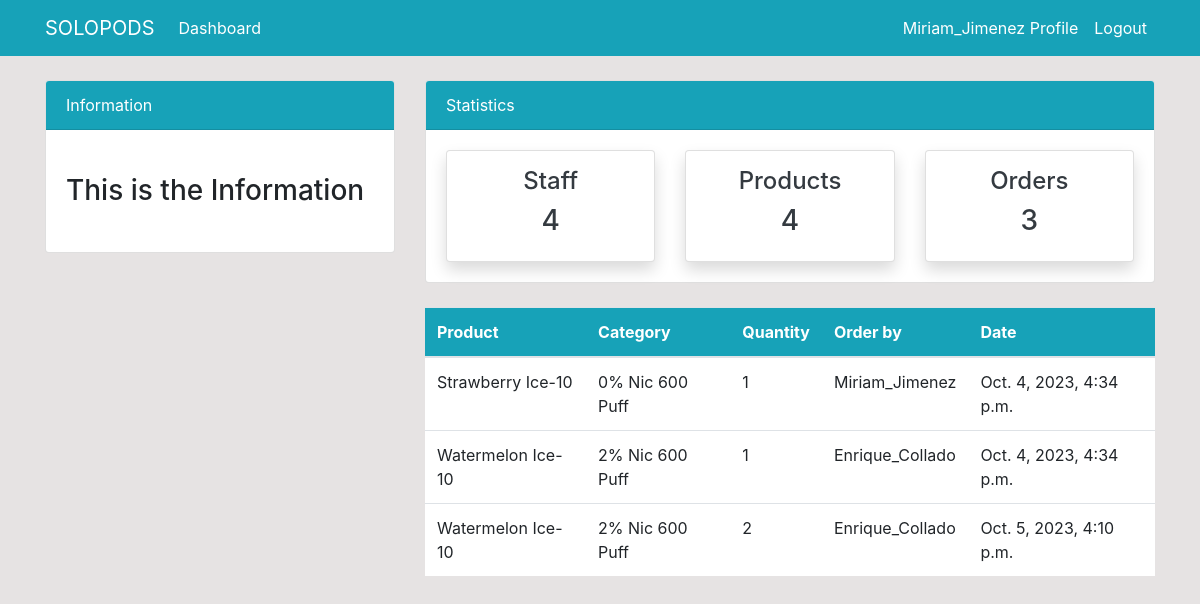
Page /order/ (signed in) on the earlier database version.
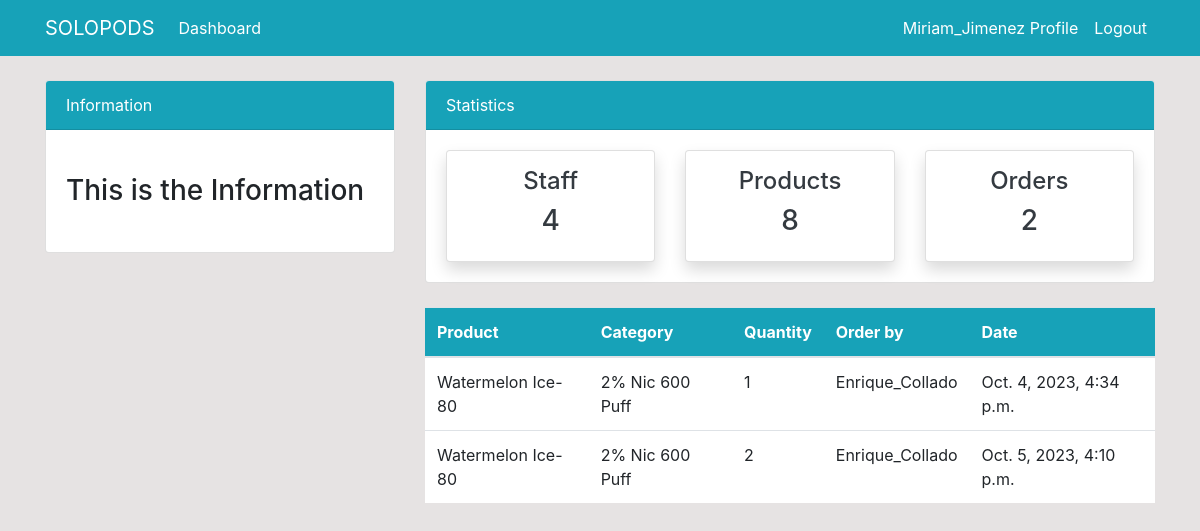
Same page on the later database version.
### dashboard/models.py (models this page shows, shortened)
class Order(models.Model):
    product = models.ForeignKey(Product, on_delete=models.CASCADE, null=True)
    staff = models.ForeignKey(User, models.CASCADE, null=True)
    order_quantity = models.PositiveIntegerField(null=True)
    date = models.DateTimeField(auto_now_add=True)
    class Meta:
        verbose_name_plural = 'Order'

class Product(models.Model):
    name = models.CharField(max_length=100, null=True)
    category = models.CharField(max_length=20, choices=CATEGORY, null=True)
    quantity = models.PositiveIntegerField(null=True)
    class Meta:
        verbose_name_plural = 'Product'
    def __str__(self):
        return f'{self.name}-{self.quantity}'

### dashboard/views.py (the view)
# urls.py: path('order/', views.order, name='dashboard-order'),
@login_required
def order(request):
    orders = Order.objects.all()
    orders_count = orders.count()
    workers_count = User.objects.all().count()
    product_count = Product.objects.all().count()
    context = {
        'orders': orders,
        'workers_count': workers_count,
        'orders_count': orders_count,
        'product_count': product_count,
    }
    return render(request, 'dashboard/order.html', context)

### templates/dashboard/order.html (shortened to what this page needs)
{% extends 'partials/base.html' %}
{% block content %}
{% include 'partials/topnav.html' %}
    <div class="container">
        <div class="row my-4">
            <div class="col-md-4">
            </div>
            <div class="col-md-8">
                <table class="table bg-white">
                    <thead class="bg-info">
                        <tr class="text-white">
                            <th scope="col">Product</th>
                            <th scope="col">Category</th>
                            <th scope="col">Quantity</th>
                            <th scope="col">Order by</th>
                            <th scope="col">Date</th>
                        </tr>
                    </thead>
                    <tbody>
                        {% for orders in orders %}
                        <tr>
                            <td>{{ orders.product }}</td>
                            <td>{{ orders.product.category }}</td>
                            <td>{{ orders.order_quantity }}</td>
                            <td>{{ orders.staff.username }}</td>
                            <td>{{ orders.date }}</td>
                        </tr>
                        {% endfor %}
                    </tbody>
                </table>
            </div>
        </div>
    </div>
{% endblock %}

Differences in the rows shown:
removed Order: product "Strawberry Ice-10", product.category "0% Nic 600 Puff", order_quantity "1", staff.username "Miriam_Jimenez", date "Oct. 4, 2023, 4:34 p.m."
changed through a linked row, Order "Oct. 4, 2023, 4:34 p.m.": product "Watermelon Ice-10" → "Watermelon Ice-80"
changed through a linked row, Order "Oct. 5, 2023, 4:10 p.m.": product "Watermelon Ice-10" → "Watermelon Ice-80"
Other differences:
{{ product_count }}: "4" → "8"
{{ orders_count }}: "3" → "2"
